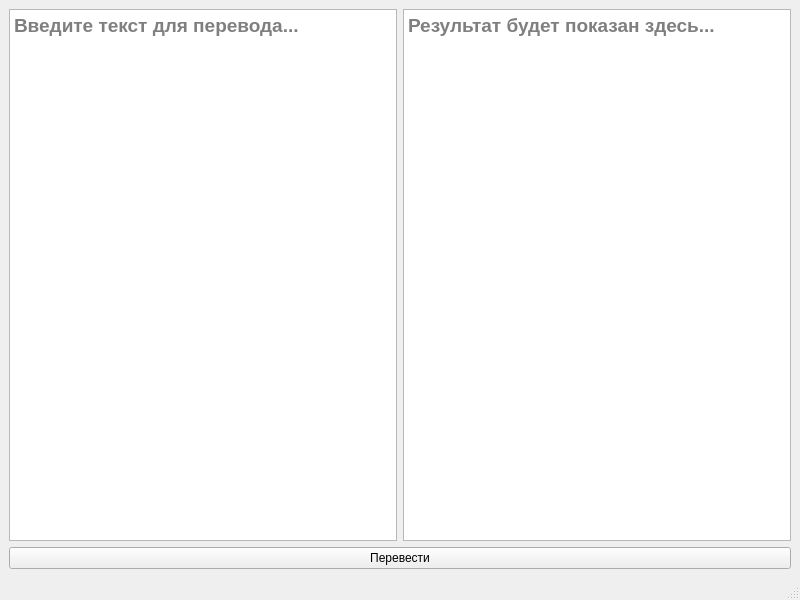
<?xml version="1.0" encoding="UTF-8"?>
<ui version="4.0">
 <class>MainWindow</class>
 <widget class="QMainWindow" name="MainWindow">
  <property name="geometry">
   <rect>
    <x>0</x>
    <y>0</y>
    <width>800</width>
    <height>600</height>
   </rect>
  </property>
  <property name="windowTitle">
   <string>MainWindow</string>
  </property>
  <widget class="QWidget" name="centralwidget">
   <layout class="QGridLayout" name="gridLayout_2">
    <item row="0" column="0">
     <layout class="QGridLayout" name="gridLayout">
      <item row="0" column="0">
       <widget class="QTextEdit" name="inputTextEdit">
        <property name="font">
         <font>
          <pointsize>14</pointsize>
          <bold>true</bold>
         </font>
        </property>
        <property name="placeholderText">
         <string>Введите текст для перевода... </string>
        </property>
       </widget>
      </item>
     </layout>
    </item>
    <item row="0" column="1">
     <widget class="QTextEdit" name="outputTextEdit">
      <property name="font">
       <font>
        <pointsize>14</pointsize>
        <bold>true</bold>
       </font>
      </property>
      <property name="readOnly">
       <bool>true</bool>
      </property>
      <property name="placeholderText">
       <string>Результат будет показан здесь...</string>
      </property>
     </widget>
    </item>
    <item row="1" column="0" colspan="2">
     <widget class="QPushButton" name="translateButton">
      <property name="text">
       <string>Перевести</string>
      </property>
     </widget>
    </item>
   </layout>
  </widget>
  <widget class="QMenuBar" name="menubar">
   <property name="geometry">
    <rect>
     <x>0</x>
     <y>0</y>
     <width>800</width>
     <height>26</height>
    </rect>
   </property>
  </widget>
  <widget class="QStatusBar" name="statusbar"/>
 </widget>
 <resources/>
 <connections/>
</ui>
